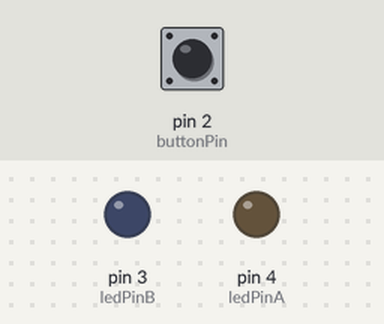
Bench run of a sketch on a simulated Arduino Uno, built with avr-gcc and run on an emulated ATmega328P. Shown: output pins drawn as LEDs (lit = HIGH). The inputs (shaded band) are chosen by the test bench; at power-on: pin 2 (buttonPin) LOW.

Above: at 1.2 s.
1.3 s: pin 2 (buttonPin) pulled HIGH for 0.15 s
At 2.4 s:
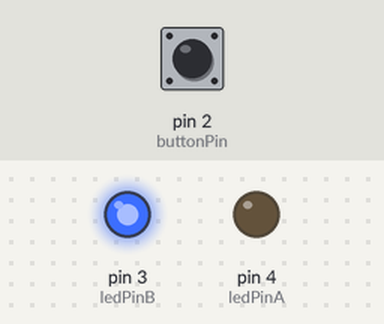
2.9 s: pin 2 (buttonPin) pulled HIGH for 3.2 s
At 4.1 s:
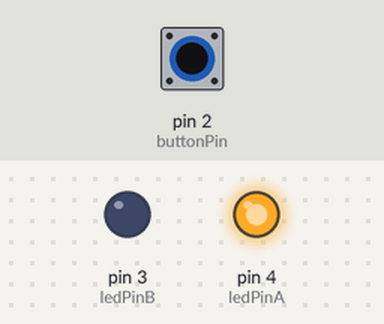
Timing chart, 0 to 7.6 s (numbered marks = the images above; inputs shaded):
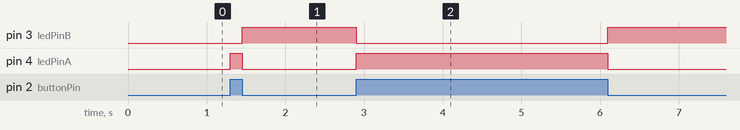

Measured:
- after the input at 1.3 s, pin 3 (ledPinB): LOW → HIGH after 0.15 s; pin 4 (ledPinA): LOW → HIGH at once, → LOW 0.15 s later
- after the input at 2.9 s, pin 3 (ledPinB): HIGH → LOW at once, → HIGH 3.2 s later; pin 4 (ledPinA): LOW → HIGH at once, → LOW 3.2 s later

The sketch:

Ex1B_IO_Basics.ino
```cpp
/*
Button
Carlos Castellanos | 2014 | ccastellanos.com

Press and release to turn an LED on, then press and release again to turn off

Note: this example works best with a momentary pushbutton or similarly biased switch


Schematic, see:
https://github.com/carloscastellanos/teaching/blob/master/Arduino/Basics/Digital/Button_schem.png

Suggestions:
- Can you make the LED go off after a certain amount of time has passed? Hint: while
  using 'delay' will work, you can also look into the 'millis' function...
- add an additional led and/or button na d increase the complexity of behaviors
*/

// constants won't change. They're used here to set pin numbers (faster/saves memory):
const int buttonPin = 2;      // pins for button and LED
const int ledPinA = 4;
const int ledPinB = 3;

// store button's status - initialize to OFF (this variable will change, so it's not a const)
int buttonState = 0;
int prevButtonState = 0;
bool alt = false; // Alternates which led

void setup() {
  pinMode(buttonPin, INPUT);    // set button to input
  pinMode(ledPinA, OUTPUT);      // LED to output
  pinMode(ledPinB, OUTPUT);      // LED to output

  //SetLEDs();
}

void loop() {

  // read the state of the button into our variable
  buttonState = digitalRead(buttonPin);
        Serial.print("test");
  // test that state
  if (buttonState == HIGH) // if button is pressed...
  {
    if(prevButtonState == LOW) // if it was previously not pressed
    {
      alt = !alt;
      SetLEDs();
    }
  }
  else
  {
    if(prevButtonState == HIGH)
    {
      alt = !alt;
      SetLEDs();
    }
  }

  prevButtonState = buttonState; // save the previous button state

}

void SetLEDs()
{
  digitalWrite(ledPinA, alt);   // toggle the LED
  digitalWrite(ledPinB, !alt);   // toggle the LED
}
```
